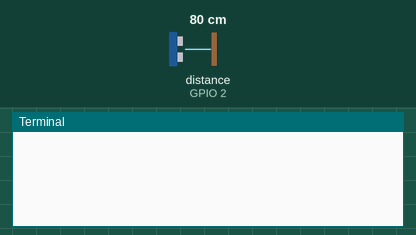
A program run on a simulated Raspberry Pi (BCM pin numbers). Parts: the last lines printed to the terminal. The inputs (shaded band) are chosen by the test bench; at power-on: distance to the obstacle (sensor on GPIO 2) 80 cm. The echo pulse lasts 58.3 µs per cm; the clock reads 2024-03-15 10:24:30 at power-on unless the program sets it.

Above: at 1.2 s.
1.3 s: distance to the obstacle (sensor on GPIO 2) set to 2 cm
At 3.9 s:
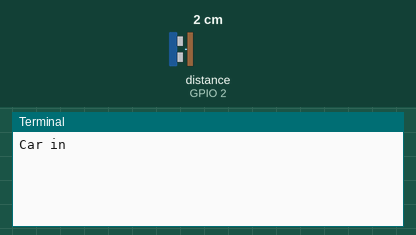
5.8 s: distance to the obstacle (sensor on GPIO 2) set to 35 cm
At 7.4 s:
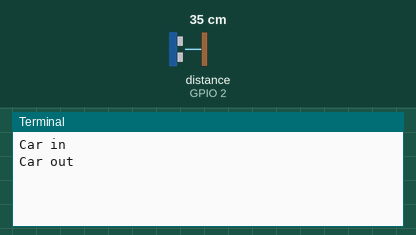

The program:

vehicle_recognition.py
```python
#-*- coding: utf-8 -*-

import RPi.GPIO as GPIO
import time, socket, threading

GPIO.setmode(GPIO.BCM)

trig=3
echo=2

GPIO.setup(trig, GPIO.OUT)
GPIO.setup(echo, GPIO.IN)
isEmpty = True

HOST = '192.168.22.97'
PORT = 9999

"""
client = socket.socket(socket.AF_INET, socket.SOCK_STREAM)
client.connect((HOST, PORT))
print("connect!")
client.sendall("1\n".encode())
"""

#print("loop start")
while 1:
    try:
        GPIO.output(trig, False)
        time.sleep(3)

        GPIO.output(trig, True)
        time.sleep(0.00001)
        GPIO.output(trig, False)

        while GPIO.input(echo) == 0:
            pulse_start = time.time()

        while GPIO.input(echo) == 1:
            pulse_end = time.time()

        distance = (pulse_end - pulse_start) * 17000
        distance = round(distance, 2)

        if isEmpty and distance < 30:
            #car in
            isEmpty = False
            #client.sendall("A1:37가 1234\n".encode('utf-8'))
            print("Car in")
        elif not isEmpty and distance > 30:
            #car out
            isEmpty = True
            #client.sendall("A1:NULL\n".encode())
            print("Car out")
#        if distance < 30:
#            client.sendall("A1:37가 1234\n".encode('utf-8'))
#            print(str(distance) + "cm")
#        else:
#           client.sendall("A1:NULL\n".encode())

    except Exception as e:
        print(e)
        #GPIO.cleanup()
        break

GPIO.cleanup()
```

Measured:
- after the input at 1.3 s, the terminal: prints a new line after 1.7 s (image 1)
- after the input at 5.8 s, the terminal: prints a new line after 0.20 s (image 2)
